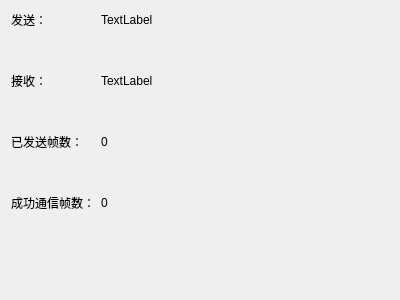
<?xml version="1.0" encoding="UTF-8"?>
<ui version="4.0">
 <class>TestCommunicatePage</class>
 <widget class="QWidget" name="TestCommunicatePage">
  <property name="geometry">
   <rect>
    <x>0</x>
    <y>0</y>
    <width>400</width>
    <height>300</height>
   </rect>
  </property>
  <property name="windowTitle">
   <string>Form</string>
  </property>
  <layout class="QFormLayout" name="formLayout">
   <property name="verticalSpacing">
    <number>43</number>
   </property>
   <item row="0" column="0">
    <widget class="QLabel" name="label">
     <property name="text">
      <string>发送：</string>
     </property>
    </widget>
   </item>
   <item row="0" column="1">
    <widget class="QLabel" name="sentLabel">
     <property name="text">
      <string>TextLabel</string>
     </property>
    </widget>
   </item>
   <item row="1" column="0">
    <widget class="QLabel" name="label_2">
     <property name="text">
      <string>接收：</string>
     </property>
    </widget>
   </item>
   <item row="1" column="1">
    <widget class="QLabel" name="recvLabel">
     <property name="text">
      <string>TextLabel</string>
     </property>
    </widget>
   </item>
   <item row="2" column="0">
    <widget class="QLabel" name="label_3">
     <property name="text">
      <string>已发送帧数：</string>
     </property>
    </widget>
   </item>
   <item row="2" column="1">
    <widget class="QLabel" name="sentCount">
     <property name="text">
      <string>0</string>
     </property>
    </widget>
   </item>
   <item row="3" column="0">
    <widget class="QLabel" name="label_4">
     <property name="text">
      <string>成功通信帧数：</string>
     </property>
    </widget>
   </item>
   <item row="3" column="1">
    <widget class="QLabel" name="successCount">
     <property name="text">
      <string>0</string>
     </property>
    </widget>
   </item>
  </layout>
 </widget>
 <resources/>
 <connections/>
</ui>
